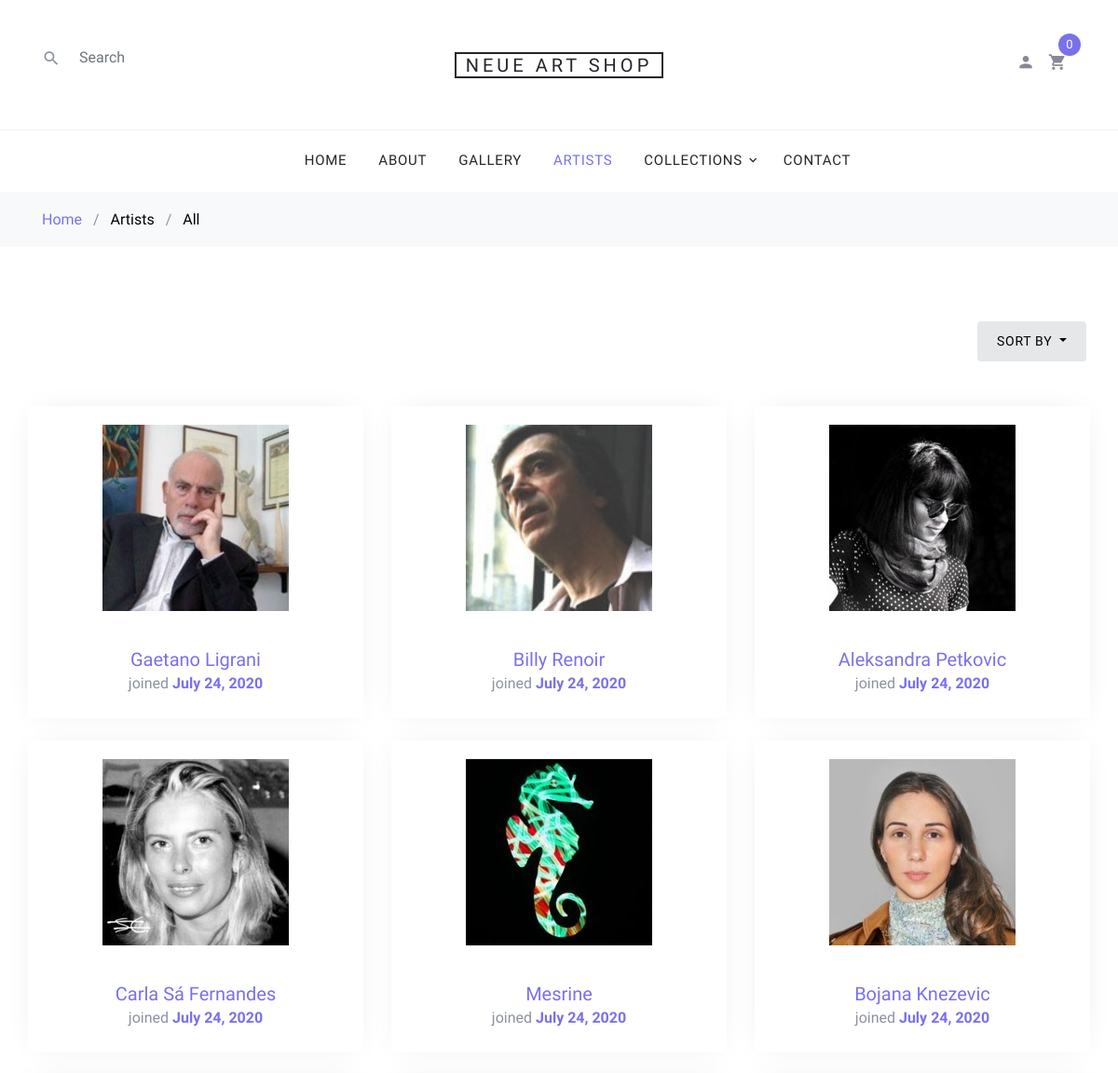
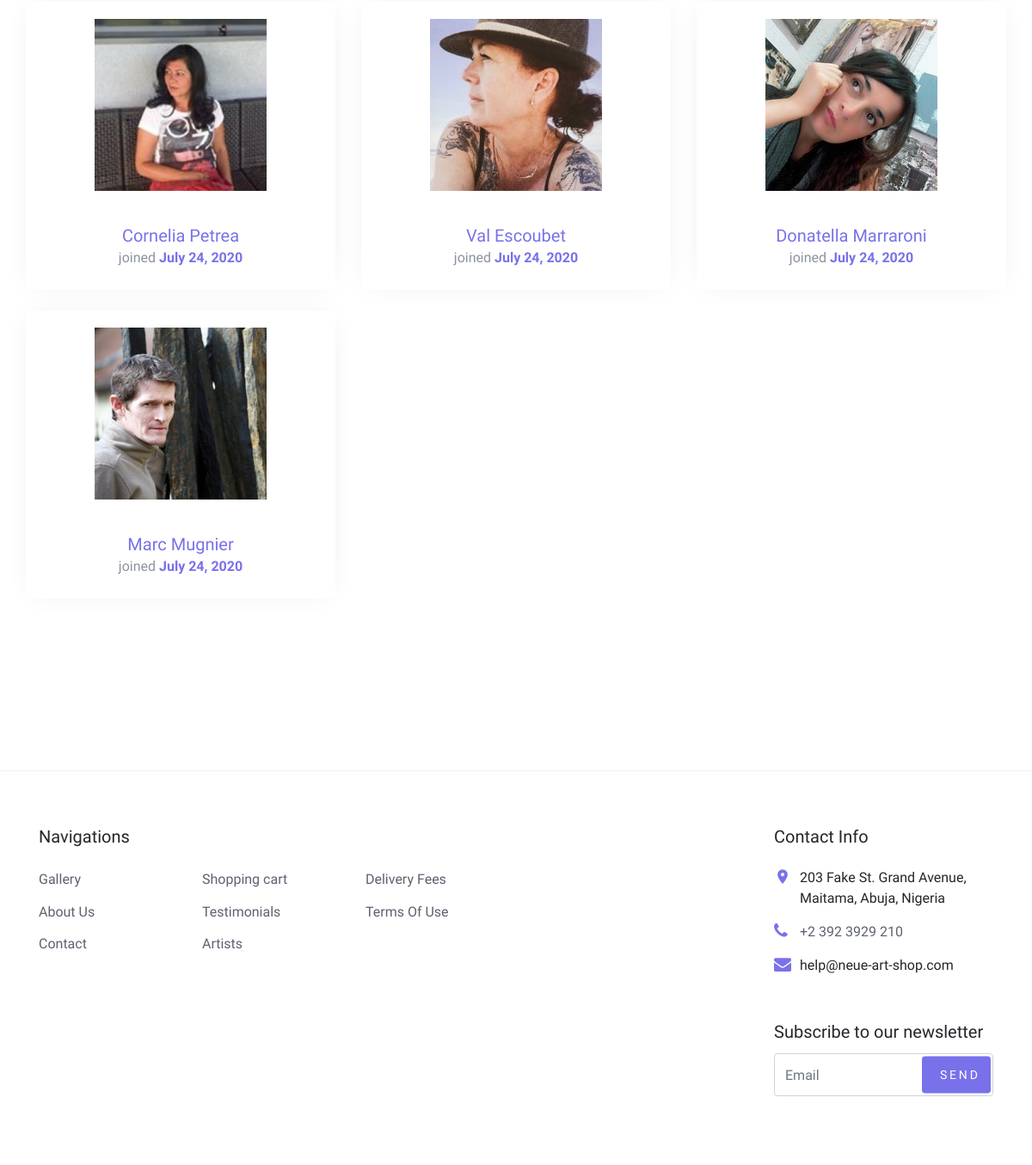
Screenshot of /artist/ with the database file from the repository (2 pictures, top to bottom).
### users/models.py (models this page shows)
class CustomUser(AbstractUser):
    state = models.CharField(max_length=50)
    country = models.CharField(default='Nigeria', max_length=100)
    is_an_artist = models.BooleanField(default=False)
    avatar = models.ImageField(upload_to='avatar/%Y/%m/%d',
                               blank=True)

### shop/views.py (the view, shortened to what this page needs)
# urls.py: path('artist/', views.ListArtist.as_view(), name='artist_list_page'),
class ListArtist(ListView):
    template_name = 'shop/product/artist_list.html'
    context_object_name = 'artists'
    def get_queryset(self):
        query_set = get_user_model().objects.filter(is_an_artist=True)
        sort_by = self.request.GET.get('sortby')
        order = self.request.GET.get('order')
        return query_set
    def get_context_data(self, *, object_list=None, **kwargs):
        context = super().get_context_data(**kwargs)
        return context

### cart/cart.py (called while the page is built)
    def __len__(self):
        return sum(item['quantity'] for item in self.cart.values())

### cart/context_processors.py (called while the page is built)
def cart(request):
    return {'cart': Cart(request)}

### templates/shop/product/artist_list.html (shortened to what this page needs)
{% extends "shop/base.html" %}
{% load static %}
{% block navbar %}
    <li><a href="{% url 'shop:home_page' %}">Home</a></li>
    <li><a href="{% url 'shop:home_page' %}#about">About</a></li>
    <li><a href="{% url 'shop:product_list' %}">Gallery</a></li>
    <li class="active"><a href="{% url 'shop:artist_list_page' %}">Artists</a></li>
    <li class="has-children">
        <a href="#">Collections</a>
    </li>
    <li><a href="{% url 'shop:contact_page' %}">Contact</a></li>
{% endblock %}
{% block content %}
    <div class="site-wrap">
        <div class="bg-light py-3">
            <div class="container">
                <div class="row">
                    <div class="col-md-12 mb-0">
                        <a href="/">Home</a>
                        <span class="mx-2 mb-0">/</span>
                        <strong class="text-black">Artists</strong>
                        <span class="mx-2 mb-0">/</span>
                        {% if category %}
                            <strong class="text-black">{{ category }}</strong>
                        {% else %}
                            <strong class="text-black">All</strong>
                        {% endif %}
                    </div>
                </div>
            </div>
        </div>
        <div class="site-section">
            <div class="container">
                <div class="row mb-5">
                    <div class="order-2">
                        <div class="row">
                            <div class="col-md-12 mb-5">
                                <div class="d-flex">
                                    <div class="dropdown mr-1 ml-md-auto">
                                        <button type="button" class="btn btn-secondary btn-sm dropdown-toggle"
                                                id="dropdownMenuOffset" data-toggle="dropdown" aria-haspopup="true"
                                                aria-expanded="false">
                                            Sort By
                                        </button>
                                    </div>
                                </div>
                            </div>
                        </div>
                        <div class="row mb-5">
                            {% for artist in artists %}
                                <div class="col-sm-6 col-lg-4 mb-4" data-aos="fade-up">
                                    <div class="block-4 text-center" style="">
                                        <figure class="block-4-image" style="padding-top: 20px;">
                                            <a href="{% url 'shop:artist_details_page' artist.username %}">
                                                <img src="{% if artist.avatar %}{{ artist.avatar.url }}{% else %}{% static "img/no_image.png" %}{% endif %}"
                                                     alt="Artist Avatar" class="img-fluid" style="height: 200px; width: 200px;">
                                            </a>
                                        </figure>
                                        <div class="block-4-text p-4">
                                            <h3>
                                                <a href="{% url 'shop:artist_details_page' artist.username %}">
                                                    {{ artist.first_name }} {{ artist.last_name }}
                                                </a>
                                            </h3>
                                            <p class="mb-0">joined <span class="text-primary font-weight-bold">{{ artist.date_joined.date }}</span></p>
                                        </div>
                                    </div>
                                </div>
                            {% endfor %}
                        </div>
                    </div>
                </div>
            </div>
        </div>
    </div>
{% endblock %}

### static/resources/css/style.css (style rules this page uses)
html { scroll-behavior: smooth; }
body { line-height: 1.7; color: #8c92a0; font-weight: 300; font-size: 16px; }
a { -webkit-transition: .3s all ease; -o-transition: .3s all ease; transition: .3s all ease; }
.text-black { color: #000; }
.site-wrap:before { -webkit-transition: .3s all ease-in-out; -o-transition: .3s all ease-in-out; transition: .3s all ease-in-out; background: rgba(0, 0, 0, 0.6); content: ""; position: absolute; z-index: 2000; top: 0; left: 0; right: 0; bottom: 0; opacity: 0; visibility: hidden; }
.btn { text-transform: uppercase; position: relative; -webkit-transition: 0.2s all ease-in-out !important; -o-transition: 0.2s all ease-in-out !important; transition: 0.2s all ease-in-out !important; top: 0; letter-spacing: .05em; }
.btn.btn-secondary { background-color: #e6e7e9; border-color: #e6e7e9; color: #000; }
.btn.btn-sm { font-size: 14px !important; padding: 10px 20px !important; }
.site-section { padding: 2.5em 0; }
@media (min-width: 768px) { .site-section { padding: 5em 0; } }
.site-navbar a { color: #868995; }
.site-navbar .site-navigation .site-menu .active > a { color: #7971ea; }
.site-navbar .site-navigation .site-menu a { text-decoration: none !important; font-size: 15px; display: inline-block; }
.site-navbar .site-navigation .site-menu > li { display: inline-block; padding: 10px 5px; }
.site-navbar .site-navigation .site-menu > li > a { padding: 10px 10px; text-transform: uppercase; letter-spacing: .05em; color: #25262a; font-size: 15px; text-decoration: none !important; }
.site-navbar .site-navigation .site-menu .has-children { position: relative; }
.site-navbar .site-navigation .site-menu .has-children > a { position: relative; padding-right: 20px; }
.site-navbar .site-navigation .site-menu .has-children > a:before { position: absolute; content: "\e313"; font-size: 16px; top: 50%; right: 0; -webkit-transform: translateY(-50%); -ms-transform: translateY(-50%); transform: translateY(-50%); font-family: 'icomoon'; }
.site-navbar .site-navigation .site-menu .has-children a { text-transform: uppercase; }
.site-mobile-menu .site-nav-wrap a { padding: 10px 20px; display: block; position: relative; color: #212529; }
.site-mobile-menu .site-nav-wrap li { position: relative; display: block; }
.site-mobile-menu .site-nav-wrap li.active > a { color: #7971ea; }
.site-mobile-menu .site-nav-wrap > li { display: block; position: relative; float: left; width: 100%; }
.site-mobile-menu .site-nav-wrap > li > a { padding-left: 20px; font-size: 20px; }
.block-4 { -webkit-box-shadow: 0 0 30px -10px rgba(0, 0, 0, 0.1); box-shadow: 0 0 30px -10px rgba(0, 0, 0, 0.1); background: #fff; }
.block-4 .block-4-text h3 { font-size: 20px; margin-bottom: 0; }
.block-4 .block-4-text h3 a { text-decoration: none; }

### rows the page displays
CustomUser: avatar (picture), first_name "Gaetano", last_name "Ligrani", date_joined "July 24, 2020"
CustomUser: avatar (picture), first_name "Billy", last_name "Renoir", date_joined "July 24, 2020"
CustomUser: avatar (picture), first_name "Aleksandra", last_name "Petkovic", date_joined "July 24, 2020"
CustomUser: avatar (picture), first_name "Carla", last_name "Sá Fernandes", date_joined "July 24, 2020"
CustomUser: avatar (picture), first_name "Mesrine", date_joined "July 24, 2020"
CustomUser: avatar (picture), first_name "Bojana", last_name "Knezevic", date_joined "July 24, 2020"
CustomUser: avatar (picture), first_name "Cornelia", last_name "Petrea", date_joined "July 24, 2020"
CustomUser: avatar (picture), first_name "Val", last_name "Escoubet", date_joined "July 24, 2020"
CustomUser: avatar (picture), first_name "Donatella", last_name "Marraroni", date_joined "July 24, 2020"
CustomUser: avatar (picture), first_name "Marc", last_name "Mugnier", date_joined "July 24, 2020"

### other values shown
{{ total_items }} "0"
